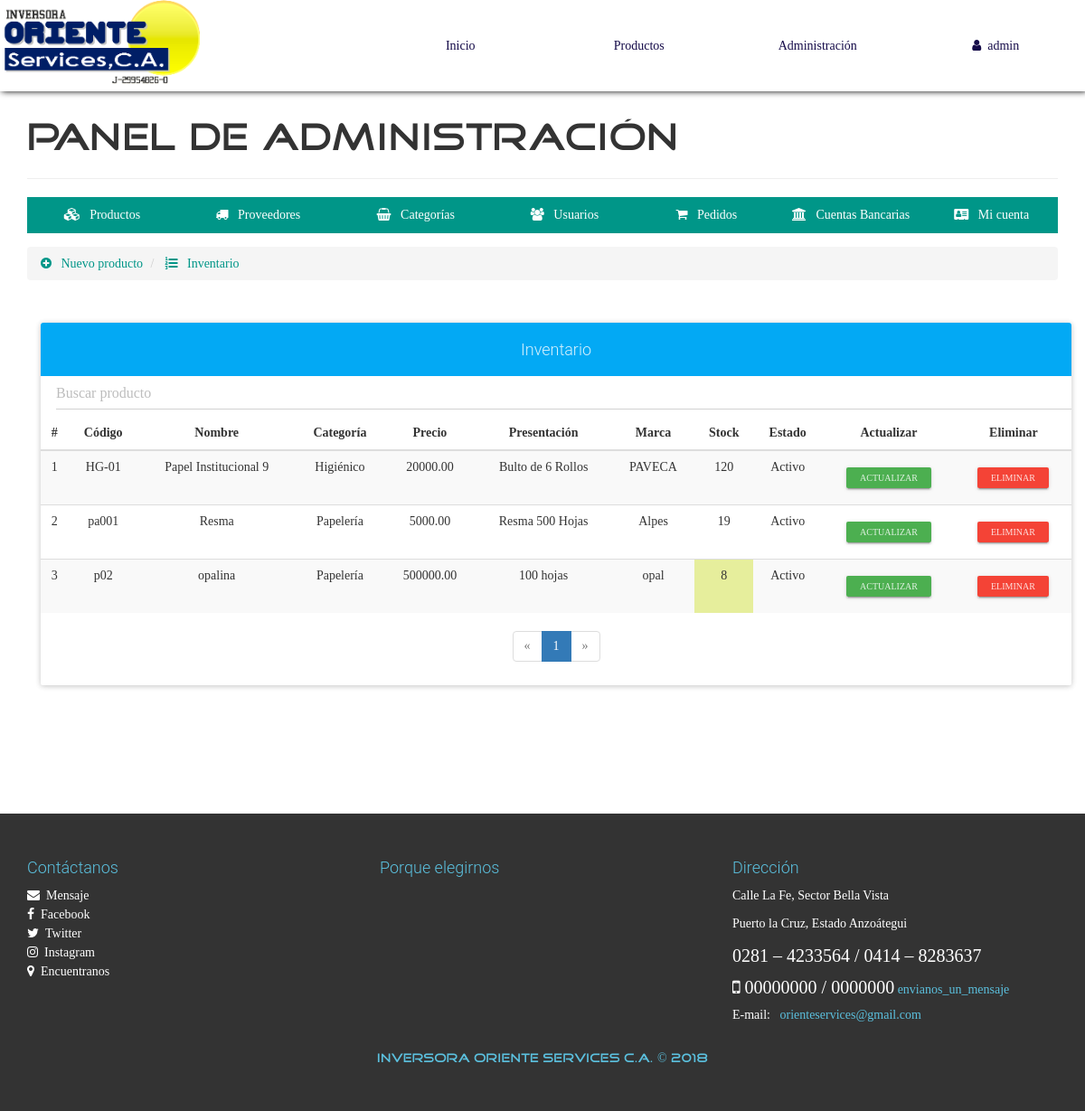
Before: /configAdmin.php?view=productlist (signed in) with the older database file.
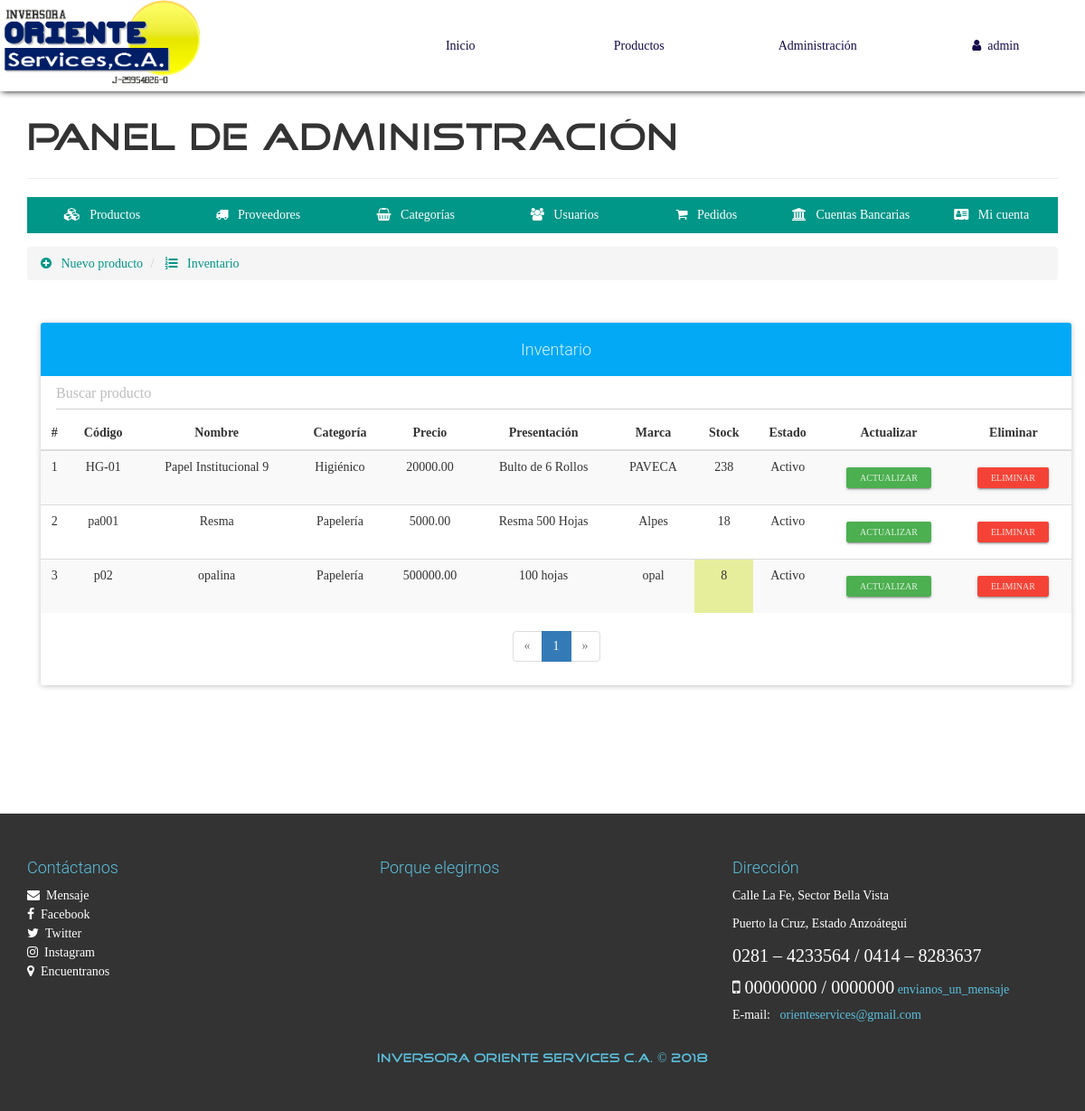
After: the same page with the newer database file.
### tables this page shows
CREATE TABLE `producto` (
  `id` int(20) NOT NULL AUTO_INCREMENT,
  `CodigoProd` varchar(30) NOT NULL,
  `NombreProd` varchar(30) NOT NULL,
  `CodigoCat` varchar(30) NOT NULL,
  `Precio` decimal(30,2) NOT NULL,
  `Descuento` int(2) NOT NULL,
  `Presentación` varchar(30) NOT NULL,
  `Marca` varchar(30) NOT NULL,
  `Stock` int(20) NOT NULL,
  `RIFProveedor` varchar(30) NOT NULL,
  `Imagen` varchar(150) NOT NULL,
  `Nombre` varchar(30) NOT NULL,
  `Estado` varchar(15) NOT NULL,
  PRIMARY KEY (`id`),
  KEY `CodigoCat` (`CodigoCat`),
  KEY `NITProveedor` (`RIFProveedor`),
  KEY `Agregado` (`Nombre`),
  CONSTRAINT `producto_ibfk_1` FOREIGN KEY (`CodigoCat`) REFERENCES `categoria` (`CodigoCat`) ON UPDATE CASCADE,
  CONSTRAINT `producto_ibfk_2` FOREIGN KEY (`RIFProveedor`) REFERENCES `proveedor` (`RIFProveedor`) ON UPDATE CASCADE
);

CREATE TABLE `categoria` (
  `CodigoCat` varchar(30) NOT NULL,
  `Nombre` varchar(30) NOT NULL,
  `Descripcion` text NOT NULL,
  PRIMARY KEY (`CodigoCat`)
);

### library/consulSQL.php (called while the page is built, shortened)
<?php
class ejecutarSQL {
    public static function conectar(){
        if(!$con=  mysqli_connect(SERVER,USER,PASS,BD)){
            echo "Error en el servidor, verifique sus datos";
        }
        mysqli_set_charset($con, "utf8");
        return $con;
    }
    public static function consultar($query) {
        if (!$consul = mysqli_query(ejecutarSQL::conectar(), $query)) {
            echo 'Error en la consulta SQL ejecutada';
        }
        return $consul;
    }
}

### admin/productlist-view.php (the view, shortened to what the changed rows need)
<div class="container">
	<div class="row">
		<div class="col-xs-12">
            <br><br>
            <div class="panel panel-info">
                <div class="table-responsive">
                  <table class="table table-striped table-hover" id="tabla_productos">
                      <thead class="">
                          <tr>
                          	  <th class="text-center">#</th>
                              <th class="text-center">Código</th>
                              <th class="text-center">Nombre</th>
                              <th class="text-center">Categoría</th>
                              <th class="text-center">Precio</th>
                              <th class="text-center">Presentación</th>
                              <th class="text-center">Marca</th>
                              <th class="text-center">Stock</th>
                              <th class="text-center">Estado</th>
                              <?php if($_SESSION['Nivel'] == 1 ||$_SESSION['Nivel'] == 4 ||$_SESSION['Nivel'] == 5){ ?>
                                <th class="text-center">Actualizar</th>
                                <th class="text-center">Eliminar</th>
                              <?php } ?>
                          </tr>
                      </thead>
                      <tbody>
                        <?php
                        	$mysqli = mysqli_connect(SERVER, USER, PASS, BD);
							mysqli_set_charset($mysqli, "utf8");
							$pagina = isset($_GET['pag']) ? (int)$_GET['pag'] : 1;
							$regpagina = 30;
							$inicio = ($pagina > 1) ? (($pagina * $regpagina) - $regpagina) : 0;
							$productos=mysqli_query($mysqli,"SELECT SQL_CALC_FOUND_ROWS * FROM producto LIMIT $inicio, $regpagina");
							$cr=$inicio+1;
                            while($prod=mysqli_fetch_array($productos, MYSQLI_ASSOC)){
                        ?>
                        <tr>
                        	<td class="text-center"><?php echo $cr; ?></td>
                        	<td class="text-center"><?php echo $prod['CodigoProd']; ?></td>
                        	<td class="text-center"><?php echo $prod['NombreProd']; ?></td>
                        	<td class="text-center">
                        		<?php
                        			$categ=ejecutarSQL::consultar("SELECT Nombre FROM categoria WHERE CodigoCat='".$prod['CodigoCat']."'");
                        			$datc=mysqli_fetch_array($categ, MYSQLI_ASSOC);
                        			echo $datc['Nombre'];
                        		?>
                        	</td>
                        	<td class="text-center"><?php echo $prod['Precio']; ?></td>
                        	<td class="text-center"><?php echo $prod['Presentación']; ?></td>
                        	<td class="text-center"><?php echo $prod['Marca']; ?></td>
                          <?php if($prod['Stock'] <= 10){ ?>
                        	<td class="text-center" style="background: #E6EE9C;">
                            <?php
                                echo $prod['Stock'];
                            ?>
                          </td>
                           <?php }else{ ?>
                        	<td class="text-center">
                        		<?php echo $prod['Stock']; ?>
                        	</td><?php } ?>
                        	<td class="text-center">
                        		<?php echo $prod['Estado']; ?>
                        	</td>
                        	<td class="text-center">
                        	 <?php if($_SESSION['Nivel'] == 1 || $_SESSION['Nivel'] == 4 || $_SESSION['Nivel'] == 5){ ?>
                            <a href="configAdmin.php?view=productinfo&code=<?php echo $prod['CodigoProd']; ?>" class="btn btn-raised btn-xs btn-success">Actualizar</a>
                        	 <?php } ?>
                          </td>
                          <?php if($_SESSION['Nivel'] == 1 || $_SESSION['Nivel'] == 4 || $_SESSION['Nivel'] == 5){  ?>
                        	<td class="text-center">
                        		<form action="process/delprod.php" method="POST" class="FormCatElec" data-form="delete">
                        			<button type="submit" class="btn btn-raised btn-xs btn-danger">Eliminar</button>
                        		</form>
                        	</td>
                          <?php } ?>
                        </tr>
                        <?php
                        	$cr++;
                        	}
                        ?>
                      </tbody>
                  </table>
                </div>
            </div>
        </div>
	</div>
</div>

Changed rows visible on the page:
changed producto "HG-01": Stock "120" → "238"
changed producto "pa001": Stock "19" → "18"
